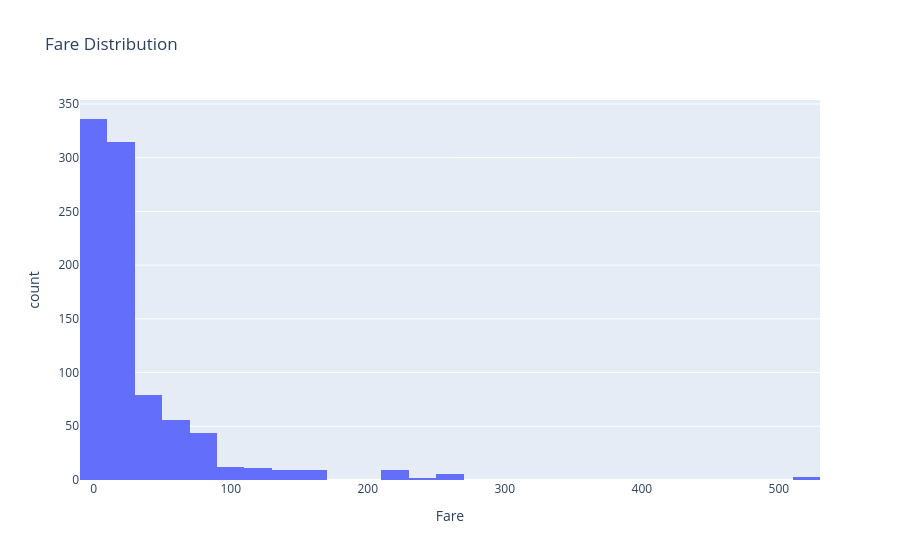

Notebook cell for this chart:
### Code cell
import plotly.express as px

fig = px.histogram(train, x='Fare', nbins=50, title="Fare Distribution")
fig.show()

### Figure 1 — Plotly figure (JSON) as saved in the notebook; plotly's stock layout.template omitted (floating-point values rounded to 4 significant figures; data arrays with more than 128 entries replaced by an {"elided": "..."} marker saying what was removed)
{"data": [{"alignmentgroup": "True", "bingroup": "x", "hovertemplate": "Fare=%{x}<br>count=%{y}<extra></extra>", "legendgroup": "", "marker": {"color": "#636efa", "pattern": {"shape": ""}}, "name": "", "nbinsx": 50, "offsetgroup": "", "orientation": "v", "showlegend": false, "type": "histogram", "x": {"elided": "891 float values"}, "xaxis": "x", "yaxis": "y"}], "layout": {"barmode": "relative", "legend": {"tracegroupgap": 0}, "title": {"text": "Fare Distribution"}, "xaxis": {"anchor": "y", "domain": [0, 1], "title": {"text": "Fare"}}, "yaxis": {"anchor": "x", "domain": [0, 1], "title": {"text": "count"}}}}
